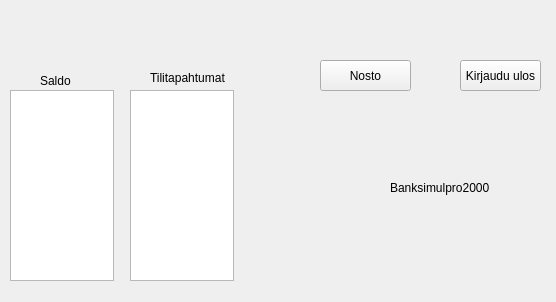
<?xml version="1.0" encoding="UTF-8"?>
<ui version="4.0">
 <class>valikko</class>
 <widget class="QWidget" name="valikko">
  <property name="geometry">
   <rect>
    <x>0</x>
    <y>0</y>
    <width>556</width>
    <height>302</height>
   </rect>
  </property>
  <property name="windowTitle">
   <string>Form</string>
  </property>
  <widget class="QTextEdit" name="texteditsaldo">
   <property name="geometry">
    <rect>
     <x>10</x>
     <y>90</y>
     <width>104</width>
     <height>191</height>
    </rect>
   </property>
  </widget>
  <widget class="QTextEdit" name="textedittili">
   <property name="geometry">
    <rect>
     <x>130</x>
     <y>90</y>
     <width>104</width>
     <height>191</height>
    </rect>
   </property>
  </widget>
  <widget class="QPushButton" name="btnlogout">
   <property name="geometry">
    <rect>
     <x>460</x>
     <y>60</y>
     <width>81</width>
     <height>31</height>
    </rect>
   </property>
   <property name="text">
    <string>Kirjaudu ulos</string>
   </property>
  </widget>
  <widget class="QPushButton" name="btnnosto">
   <property name="geometry">
    <rect>
     <x>320</x>
     <y>60</y>
     <width>91</width>
     <height>31</height>
    </rect>
   </property>
   <property name="text">
    <string>Nosto</string>
   </property>
  </widget>
  <widget class="QLabel" name="labelsaldo">
   <property name="geometry">
    <rect>
     <x>40</x>
     <y>70</y>
     <width>61</width>
     <height>21</height>
    </rect>
   </property>
   <property name="text">
    <string>Saldo</string>
   </property>
  </widget>
  <widget class="QLabel" name="labeltili">
   <property name="geometry">
    <rect>
     <x>150</x>
     <y>70</y>
     <width>81</width>
     <height>16</height>
    </rect>
   </property>
   <property name="text">
    <string>Tilitapahtumat</string>
   </property>
  </widget>
  <widget class="QLabel" name="labelpro">
   <property name="geometry">
    <rect>
     <x>390</x>
     <y>180</y>
     <width>151</width>
     <height>16</height>
    </rect>
   </property>
   <property name="text">
    <string>Banksimulpro2000</string>
   </property>
  </widget>
 </widget>
 <resources/>
 <connections/>
</ui>
